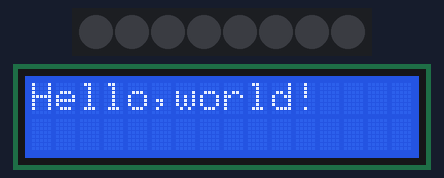
A program run on a simulated ESP32 board running MicroPython. On the bench: 8 RGB LEDs in strip order, left to right, 16×2 character LCD. Library files of the repository ran but are not shown: I2C_LCD.py. At 0.1 s the program stops and its outputs stay as they are.

Above: at 0.1 s.

The program:

main2.py
```python
from I2C_LCD import I2cLcd
from machine import SoftI2C,ADC,Pin
import neopixel
import time

def iluminateNeopixel(np, colors, ci):
    for j in range(0,8):
        np[j]=colors[ci]
        np.write()

def debugToLCD(lcd, color, adcVal):
    lcd.clear()
    lcd.move_to(0, 0)
    lcd.putstr("adc : " + str(adcVal) )
    lcd.move_to(0, 1)
    lcd.putstr("color : " + color )


def clasifyAdcVal(adcVal):
    if adcVal < 500 :
        color = "rojo"
        ci=0
    elif adcVal < 800 :
        color = "azul"
        ci=2
    elif adcVal < 1800 :
       color = "amarillo"
       ci=3
    elif adcVal < 2000 :
        color = "verde"
        ci=1
    return color,ci

def init():
    pin = Pin(2, Pin.OUT)
    np = neopixel.NeoPixel(pin, 8)

    #brightness :0-255
    brightness=10
    colors=[[brightness,0,0],                    #red
            [0,brightness,0],                    #green
            [0,0,brightness],                    #blue
            [brightness,brightness,0],  #white
            [0,0,0]]                             #close

    adc=ADC(Pin(36))
    adc.atten(ADC.ATTN_11DB)
    adc.width(ADC.WIDTH_12BIT)

    DEFAULT_I2C_ADDR = 0x27
    i2c = SoftI2C(scl=Pin(14), sda=Pin(13), freq=400000)
    lcd = I2cLcd(i2c, DEFAULT_I2C_ADDR, 2, 16)

    gameover = False
    color = ""
    ci=4
    return np,colors,adc,lcd,gameover,ci

#==============================main===============================
def main():

    np, colors, adc, lcd, gameover, ci = init()

    iluminateNeopixel(np, colors,ci)

    try:

        lcd.move_to(0, 0)
        lcd.putstr("Hello,world!")

        while not gameover:

            adcVal = adc.read()

            if adcVal:

                color, ci = clasifyAdcVal(adcVal)

                debugToLCD(lcd, color, adcVal)

                iluminateNeopixel(np, colors, ci)

                #end if adcVal
                pass

            # end while
            pass

    except:
        # end except
        pass
    # end main
    pass

if __name__ == "__main__":

    main()
```
